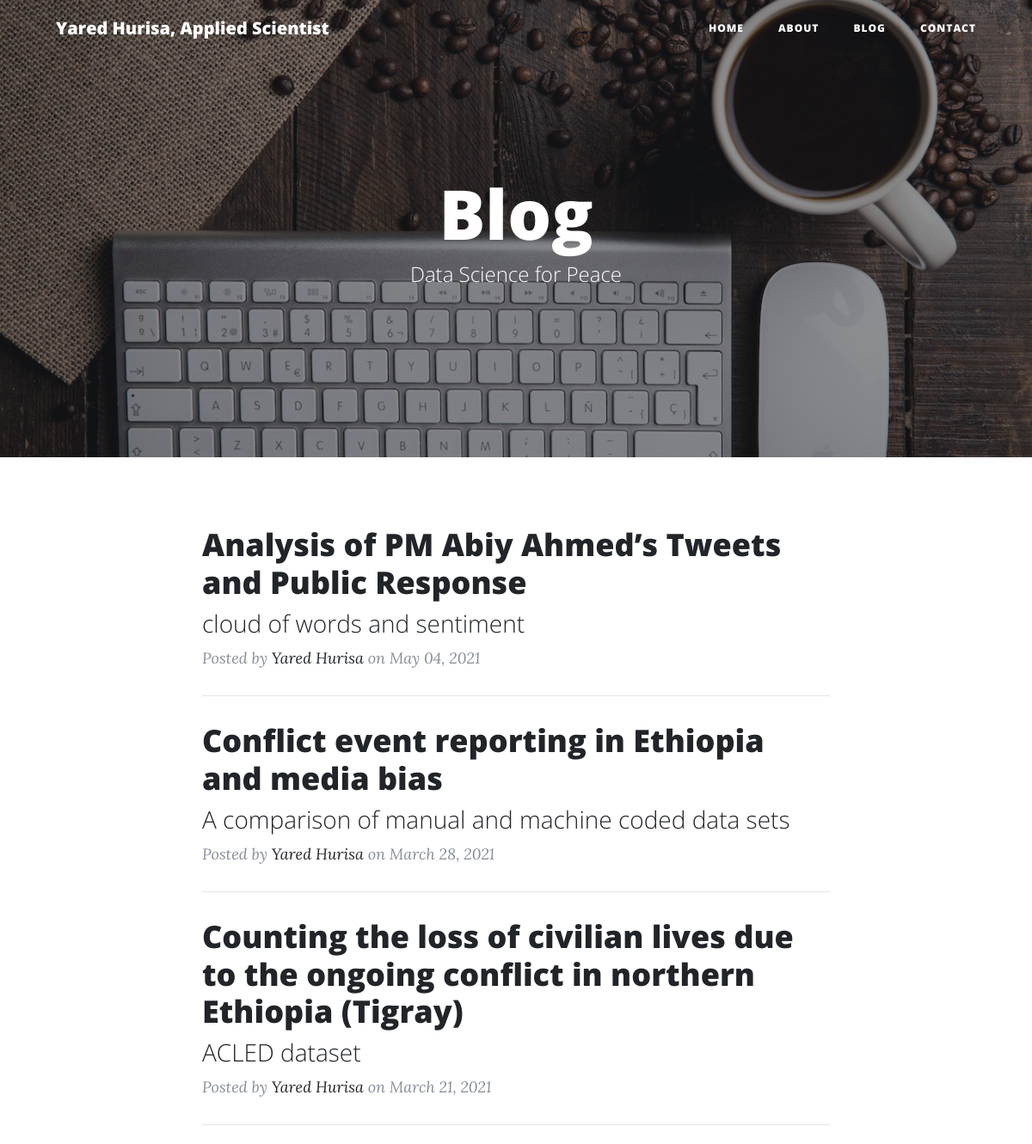
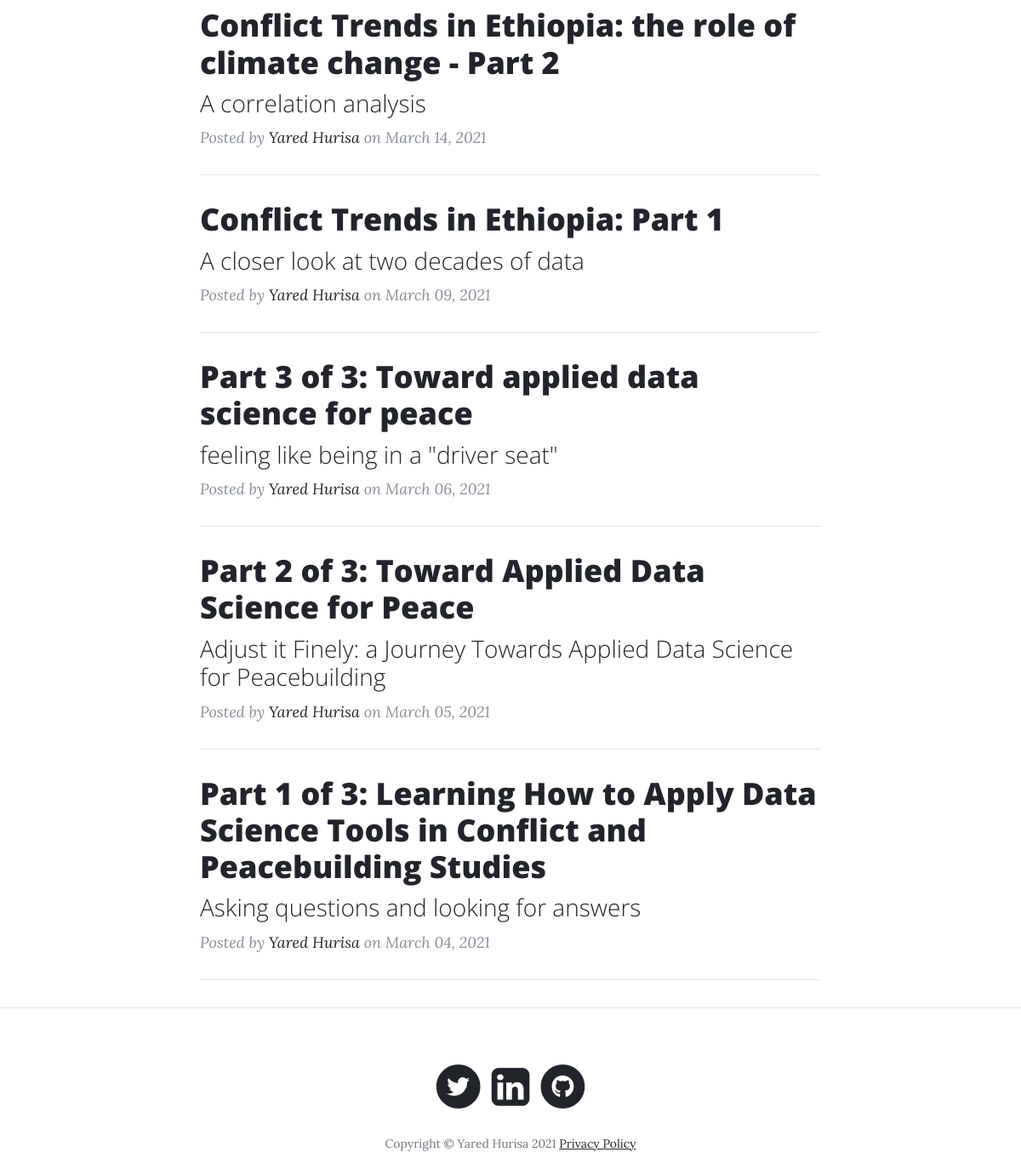
Page /blog on the committed database (2 pictures, top to bottom).
### app.py (models this page shows, shortened)
class Posts(db.Model):
    __tablename__ = "Blogpost"
    id = db.Column(db.Integer, primary_key=True)
    title = db.Column(db.String(255))
    subtitle = db.Column(db.String(255))
    content = db.Column(db.Text)
    author = db.Column(db.String(255))
    date_posted = db.Column(db.DateTime)
    slug = db.Column(db.String(255))

### app.py (the view)
@app.route('/blog')
def blog():
    posts = Posts.query.order_by(Posts.date_posted.desc()).all()
    return render_template('blog.html', posts=posts)

### templates/blog.html (shortened to what this page needs)
<!DOCTYPE html>
<html lang="en">
  <head>
      <link
        href="../static/vendor/bootstrap/css/bootstrap.min.css"
        rel="stylesheet"
      />
      <link
        href="../static/vendor/fontawesome-free/css/all.min.css"
        rel="stylesheet"
        type="text/css"
      />
      <link href="../static/css/clean-blog.min.css" rel="stylesheet" />
  </head>
  <body>
    <nav class="navbar navbar-expand-lg navbar-light fixed-top" id="mainNav">
      <div class="container">
        <a class="navbar-brand" href="/">Yared Hurisa, Applied Scientist</a>
        <div class="collapse navbar-collapse" id="navbarResponsive">
          <ul class="navbar-nav ml-auto">
            <li class="nav-item">
              <a class="nav-link" href="/">Home</a>
            </li>
            <li class="nav-item">
              <a class="nav-link" href="/about">About</a>
            </li>
            <li class="nav-item">
              <a class="nav-link" href="/blog">Blog</a>
            </li>
            <li class="nav-item">
              <a class="nav-link" href="/contact">Contact</a>
            </li>
          </ul>
        </div>
      </div>
    </nav>
    <header
      class="masthead"
      style="background-image: url('../static/img/blog.jpeg')"
    >
      <div class="overlay"></div>
      <div class="container">
        <div class="row">
          <div class="col-lg-8 col-md-10 mx-auto">
            <div class="site-heading">
              <h1>Blog</h1>
              <span class="subheading">Data Science for Peace</span>
            </div>
          </div>
        </div>
      </div>
    </header>
    <div class="container">
      <div class="row">
        <div class="col-lg-8 col-md-10 mx-auto">
          {% for post in posts %}
          <div class="post-preview">
            <a href={{"/post/" + post.slug}}>
              <h2 class="post-title">
                {{post.title}}
              </h2>
              <h3 class="post-subtitle">
                {{post.subtitle}}
              </h3>
            </a>
            <p class="post-meta">
              Posted by
              <a href="#">{{post.author}}</a>
              on {{post.date_posted.strftime('%B %d, %Y')}}
            </p>
          </div>
          <hr />
          {% endfor %}
        </div>
      </div>
    </div>
<hr />
<footer>
  <div class="container">
    <div class="row">
      <div class="col-lg-8 col-md-10 mx-auto">
        <ul class="list-inline text-center">
          <li class="list-inline-item">
            <a href="https://twitter.com/yaredlemma6" target="_blank" rel="noopener noreferrer">
              <span class="fa-stack fa-lg">
                <i class="fas fa-circle fa-stack-2x"></i>
                <i class="fab fa-twitter fa-stack-1x fa-inverse"></i>
              </span>
            </a>
          <li class="list-inline-item">
             <a href="https://www.linkedin.com/in/yared-lemma/" target="_blank" rel="noopener noreferrer">
                <span class="fa-stack fa-lg">
                  <link rel="stylesheet" href="https://cdnjs.cloudflare.com/ajax/libs/font-awesome/4.7.0/css/font-awesome.min.css">
                  <i style="font-size:52px" class="fa">&#xf08c;</i>
                </span>
             </a>
          <li class="list-inline-item">
              <a href="https://github.com/ylh4" target="_blank" rel="noopener noreferrer">
                <span class="fa-stack fa-lg">
                  <i class="fas fa-circle fa-stack-2x"></i>
                  <i class="fab fa-github fa-stack-1x fa-inverse"></i>
                </span>
              </a>
          </li>
        </ul>
        <p class="copyright text-muted">
          Copyright &copy; Yared Hurisa 2021 <a href="../static/img/Privacy-policy-v2-7424309-edited.pdf">Privacy Policy</a> </p>
      </div>
    </div>
  </div>
</footer>
</body>
</html>

### rows in the picture
Posts: title "Analysis of PM Abiy Ahmed’s Tweets and Public Response", subtitle "cloud of words and sentiment", author "Yared Hurisa", date_posted "May 04, 2021"
Posts: title "Conflict event reporting in Ethiopia and media bias", subtitle "A comparison of manual and machine coded data sets", author "Yared Hurisa", date_posted "March 28, 2021"
Posts: title "Counting the loss of civilian lives due to the ongoing conflict in northern Ethiopia (Tigray)", subtitle "ACLED dataset", author "Yared Hurisa", date_posted "March 21, 2021"
Posts: title "Conflict Trends in Ethiopia: the role of climate change - Part 2", subtitle "A correlation analysis", author "Yared Hurisa", date_posted "March 14, 2021"
Posts: title "Conflict Trends in Ethiopia: Part 1", subtitle "A closer look at two decades of data", author "Yared Hurisa", date_posted "March 09, 2021"
Posts: title "Part 3 of 3: Toward applied data science for peace", subtitle "feeling like being in a \"driver seat\"", author "Yared Hurisa", date_posted "March 06, 2021"
Posts: title "Part 2 of 3: Toward Applied Data Science for Peace", subtitle "Adjust it Finely: a Journey Towards Applied Data Science for Peacebuilding", author "Yared Hurisa", date_posted "March 05, 2021"
Posts: title "Part 1 of 3: Learning How to Apply Data Science Tools in Conflict and Peacebuilding Studies", subtitle "Asking questions and looking for answers", author "Yared Hurisa", date_posted "March 04, 2021"
